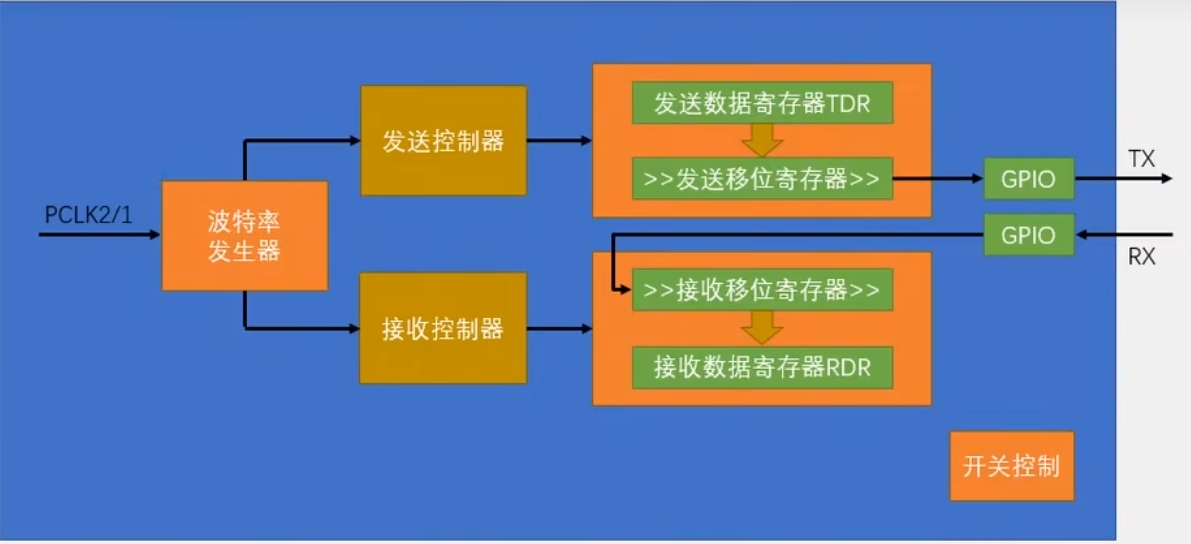
#> input picture OpencvProjects/Recour/mind.png, 1191 x 544 px, found by its file name
$ python TubeExtract.py
#> lines starting #> are read from the running program, lines starting #| are printed output that depends on the picture
#导包
import cv2
import numpy as up
#指定路径
path ='D:\Opencvfiles\Recour\mind.png'
int = cv2.imread(path)
#> int is the input picture: shape (544, 1191, 3); mean B, G, R 160.3, 130.2, 112.2
b,g,r = cv2.split(int)
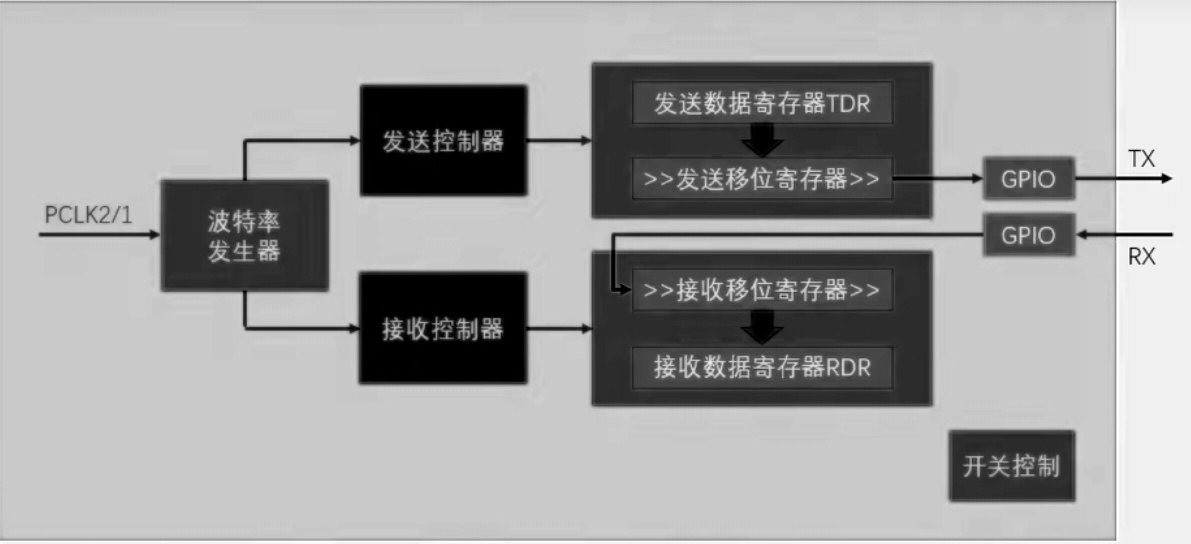
#> b: shape (544, 1191); min 0, max 255, mean 160.3
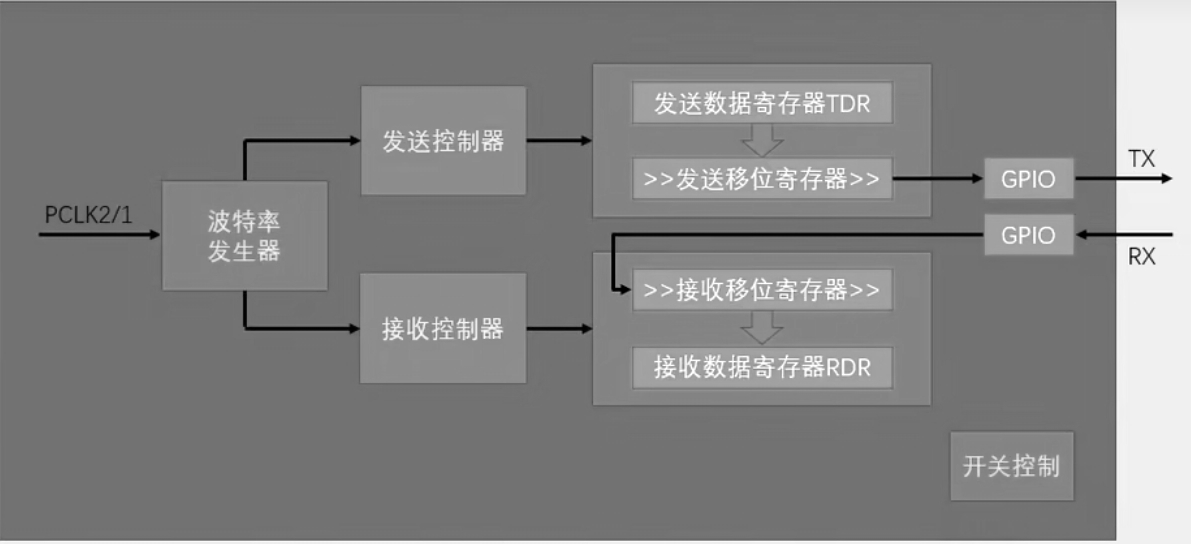
#> g: shape (544, 1191); min 0, max 255, mean 130.2
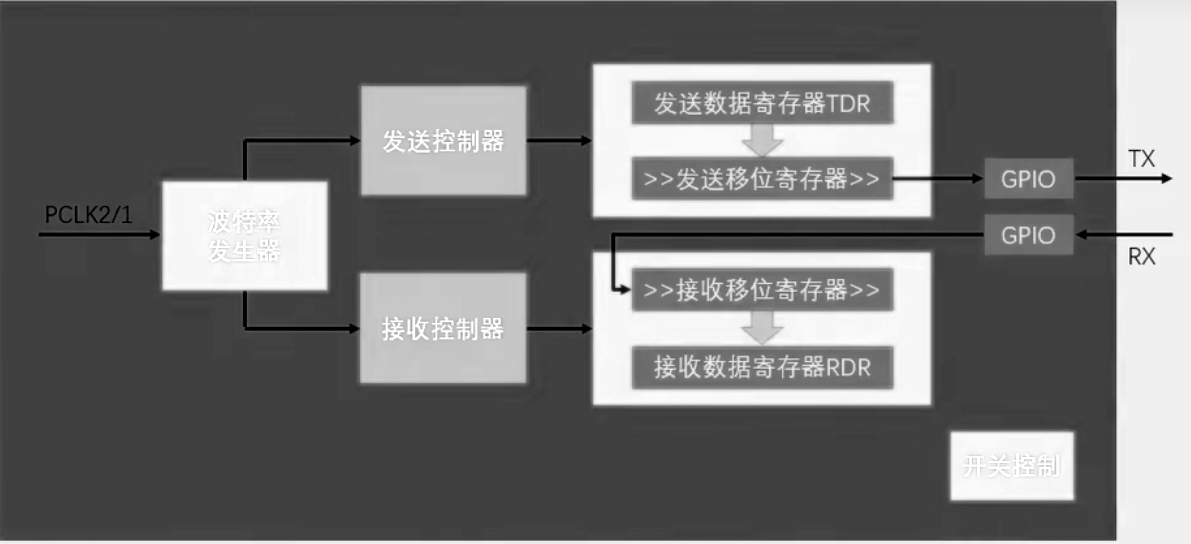
#> r: shape (544, 1191); min 0, max 255, mean 112.2
int = cv2.merge((b,g,r))

ext_int  = int.copy()
#ext_int[:,:,0]=0
ext_int[:,:,2]=2
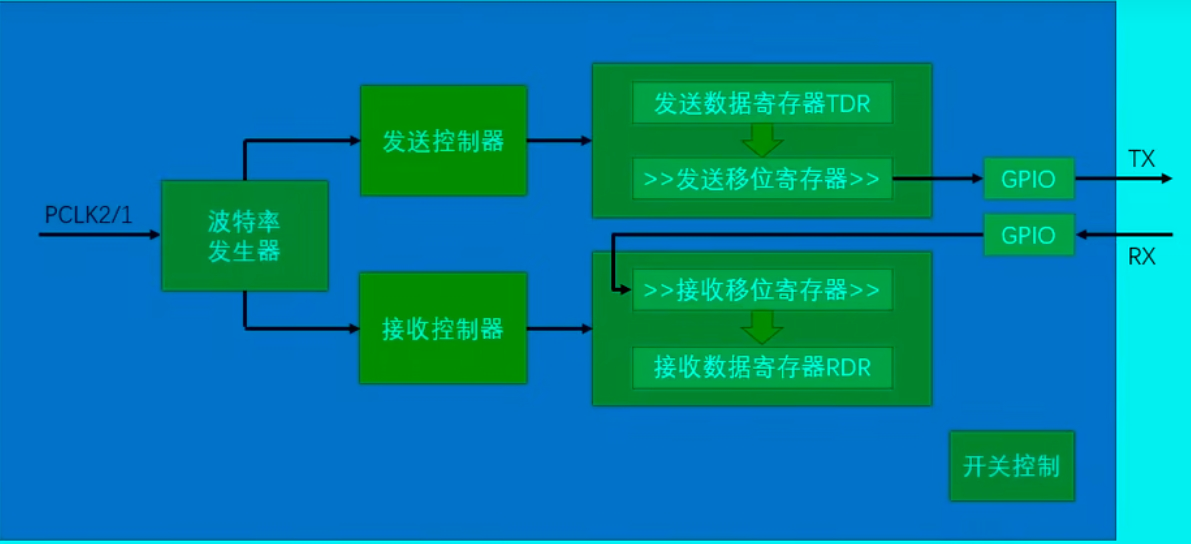
#> ext_int: shape (544, 1191, 3); mean B, G, R 160.3, 130.2, 2
ext_int[:,:,1]=1
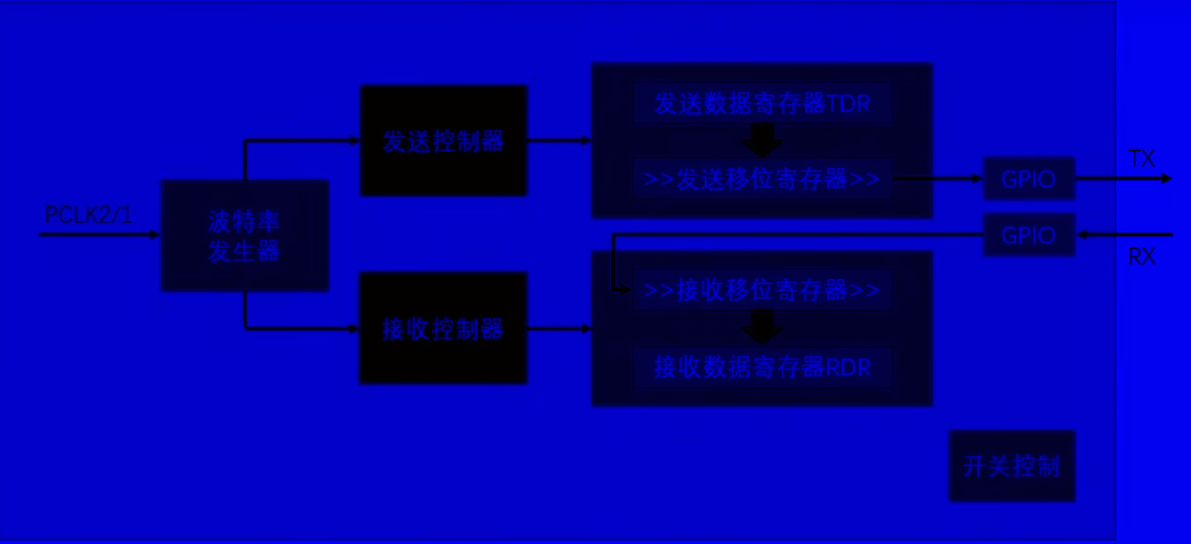
#> ext_int: shape (544, 1191, 3); mean B, G, R 160.3, 1, 2
cv2.imshow('B',ext_int)
cv2.waitKey(100000)
cv2.destroyAllWindows()
